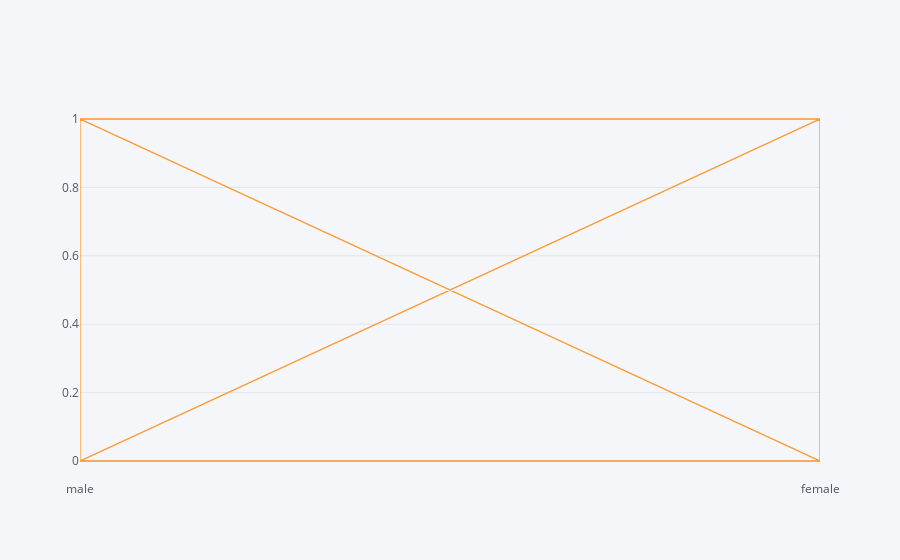

The notebook cell this image was saved under:
### Code cell
titanic.iplot(x='sex', y='survived')

### Figure 1 — Plotly figure (JSON) as saved in the notebook; plotly's stock layout.template omitted (floating-point values rounded to 4 significant figures; data arrays with more than 128 entries replaced by an {"elided": "..."} marker saying what was removed)
{"data": [{"line": {"color": "rgba(255, 153, 51, 1.0)", "dash": "solid", "shape": "linear", "width": 1.3}, "mode": "lines", "name": "survived", "text": "", "type": "scatter", "x": {"elided": "891 str values"}, "y": {"elided": "891 int values"}}], "layout": {"legend": {"bgcolor": "#F5F6F9", "font": {"color": "#4D5663"}}, "paper_bgcolor": "#F5F6F9", "plot_bgcolor": "#F5F6F9", "title": {"font": {"color": "#4D5663"}}, "xaxis": {"gridcolor": "#E1E5ED", "showgrid": true, "tickfont": {"color": "#4D5663"}, "title": {"font": {"color": "#4D5663"}, "text": ""}, "zerolinecolor": "#E1E5ED"}, "yaxis": {"gridcolor": "#E1E5ED", "showgrid": true, "tickfont": {"color": "#4D5663"}, "title": {"font": {"color": "#4D5663"}, "text": ""}, "zerolinecolor": "#E1E5ED"}}}
